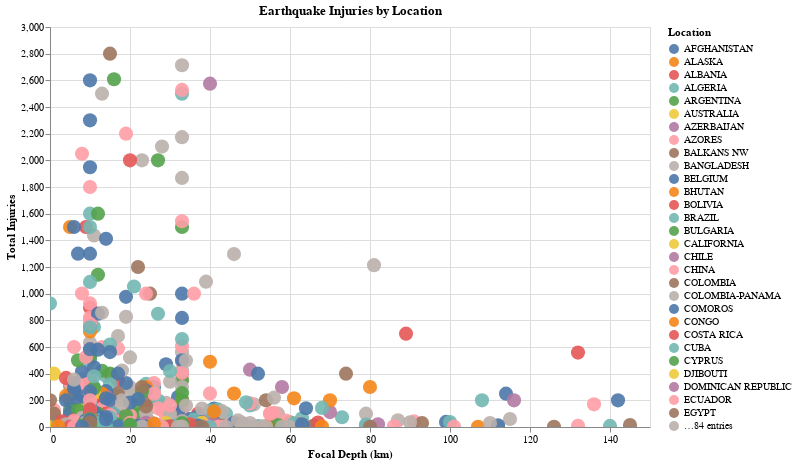

Notebook source saved alongside this figure:
### Markdown cell above
Even after narrowing the Y axis down from 0-50000 to 0-300, the points are still heavily clustered. There does not seem to be a very clearly linear relationship here.

### Code cell
noaa_depth_injury = noaa_depth[noaa_depth['Total Injuries'].notnull()]
filtered = noaa_depth_injury[noaa_depth_injury['Total Injuries'] < 3000]
filtered = filtered[filtered['Focal Depth (km)'] < 150]
alt.Chart(filtered).mark_circle(filled=True, 
                                size=200, 
                                opacity=0.9, 
                                color='tableau20').encode(
    x=alt.X('Focal Depth (km)', title='Focal Depth (km)', scale=alt.Scale(domain=(0,150))),
    y=alt.Y('Total Injuries', title='Total Injuries', scale=alt.Scale(domain=(0,3000))),
    color=alt.Color('Location', legend=alt.Legend(title='Location')),
    tooltip=['Location', 'Focal Depth (km)', 'Total Injuries']
).configure_axis(
    tickCount=10
).properties(
    title='Earthquake Injuries by Location',
    width=600,
    height=400
).interactive()

### Figure 1 — Vega-Lite specification as saved in the notebook (floating-point values rounded to 4 significant figures; data arrays with more than 128 entries replaced by an {"elided": "..."} marker saying what was removed)
{"config": {"view": {"continuousWidth": 400, "continuousHeight": 300}, "axis": {"tickCount": 10}}, "data": {"name": "data-9e237ba6af2742577dacb1a59aba8ab9"}, "mark": {"type": "circle", "color": "tableau20", "filled": true, "opacity": 0.9, "size": 200}, "encoding": {"color": {"type": "nominal", "field": "Location", "legend": {"title": "Location"}}, "tooltip": [{"type": "nominal", "field": "Location"}, {"type": "quantitative", "field": "Focal Depth (km)"}, {"type": "quantitative", "field": "Total Injuries"}], "x": {"type": "quantitative", "field": "Focal Depth (km)", "scale": {"domain": [0, 150]}, "title": "Focal Depth (km)"}, "y": {"type": "quantitative", "field": "Total Injuries", "scale": {"domain": [0, 3000]}, "title": "Total Injuries"}}, "height": 400, "selection": {"selector008": {"type": "interval", "bind": "scales", "encodings": ["x", "y"]}}, "title": "Earthquake Injuries by Location", "width": 600, "$schema": "https://vega.github.io/schema/vega-lite/v4.8.1.json", "datasets": {"data-9e237ba6af2742577dacb1a59aba8ab9": {"elided": "908 records"}}}
